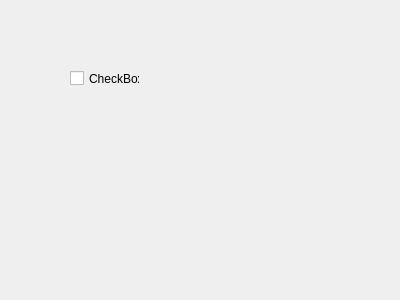
<?xml version="1.0" encoding="UTF-8"?>
<ui version="4.0">
 <class>GenerarGrafica</class>
 <widget class="QDialog" name="GenerarGrafica">
  <property name="geometry">
   <rect>
    <x>0</x>
    <y>0</y>
    <width>400</width>
    <height>300</height>
   </rect>
  </property>
  <property name="windowTitle">
   <string>Dialog</string>
  </property>
  <widget class="QCheckBox" name="checkBox">
   <property name="geometry">
    <rect>
     <x>70</x>
     <y>70</y>
     <width>70</width>
     <height>17</height>
    </rect>
   </property>
   <property name="text">
    <string>CheckBox</string>
   </property>
  </widget>
 </widget>
 <resources/>
 <connections/>
</ui>
